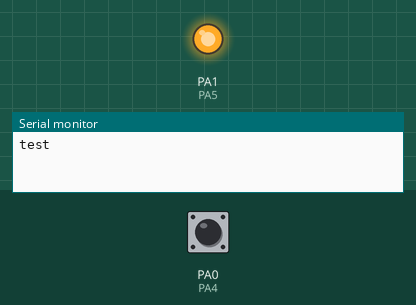
Simulated run of this sketch. Board: STM32 Blue Pill. On the bench: output pins drawn as LEDs (lit = HIGH), the last lines printed to the serial monitor. The test bench sets the inputs (shaded band); at power-on: PA0 (PA4) HIGH.

Above: at 5.2 s.
5.3 s: PA0 (PA4) pulled LOW for 1 s
At 7.5 s:
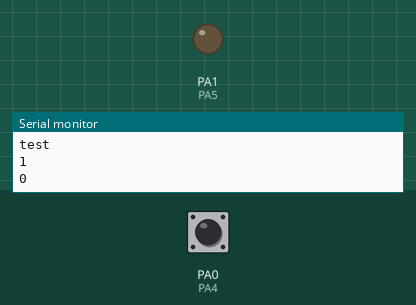
7.8 s: PA0 (PA4) pulled LOW for 0.15 s
At 15.2 s:
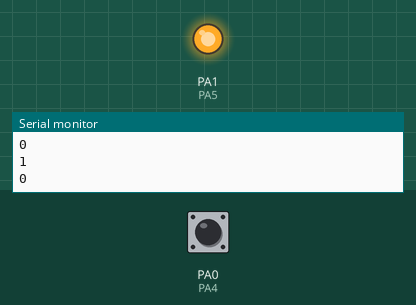
Timing chart, 0 to 15.4 s (numbered marks = the images above; inputs shaded):
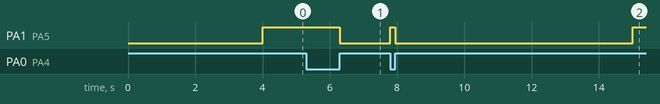

Measured:
- after the input at 5.3 s, PA1 (PA5): HIGH → LOW after 1.0 s
- after the input at 7.8 s, PA1 (PA5): LOW → HIGH after 0.00 s instead of 7.0 s

The sketch:

test.ino
```cpp
/*
 * Basic test-sketch for button and LED on x14 devboard
 */


#define PA4 0  // SS/A4/Button
#define PA5 1  // A5/LED
#define PA6 2  // A6/DAC
#define PA7 3  // A7
#define PB3 4  // RX
#define PB2 5  // TX
#define PB1 6  // SDA/A10
#define PB0 7  // SCL/A11
#define PA1 8  // MOSI/TX1/A1
#define PA2 9  // MISO/RX1/A2
#define PA3 10 // SCK/A3
#define PA0 11 // UPDI programming

int count = 0;
bool wasButtonPressed = false;

void setup() {
  Serial.begin(9600);
  delay(4000);
  Serial.println("test");
  pinMode(PA5, OUTPUT);       // LED
  pinMode(PA4, INPUT_PULLUP); // Button
}

void loop() {
  // If button is pressed, keep LED turned on
  bool isButtonPressed = !digitalRead(PA4);
  if( isButtonPressed != wasButtonPressed ){
    Serial.println( isButtonPressed );
    digitalWrite( PA5, isButtonPressed );
    delay(100);// simple debounce
  }
  wasButtonPressed = isButtonPressed;

  // Toggle LED every 10000 loops
  if( !isButtonPressed && count % 10000 == 0 ){
    digitalWrite( PA5, !digitalRead(PA5) );
  } else if( isButtonPressed ){
    analogWrite( PA5, (count % 255) );
    delay(3);
  }
  count++;
}
```
